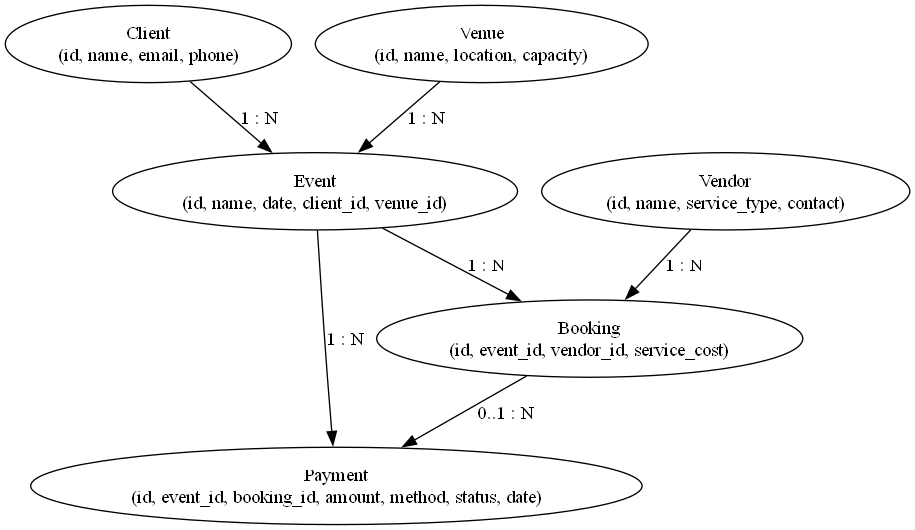

Here is the Python script that generated this plot:
from graphviz import Digraph

# Create a new directed graph
dot = Digraph(comment="Event Management System ER Diagram", format="png")

# Entities (tables)
dot.node("Client", "Client\n(id, name, email, phone)")
dot.node("Venue", "Venue\n(id, name, location, capacity)")
dot.node("Vendor", "Vendor\n(id, name, service_type, contact)")
dot.node("Event", "Event\n(id, name, date, client_id, venue_id)")
dot.node("Booking", "Booking\n(id, event_id, vendor_id, service_cost)")
dot.node("Payment", "Payment\n(id, event_id, booking_id, amount, method, status, date)")

# Relationships
dot.edge("Client", "Event", label="1 : N")
dot.edge("Venue", "Event", label="1 : N")
dot.edge("Event", "Booking", label="1 : N")
dot.edge("Vendor", "Booking", label="1 : N")
dot.edge("Event", "Payment", label="1 : N")
dot.edge("Booking", "Payment", label="0..1 : N")

# Save & render ER diagram
dot.render("diagrams/er_diagram", view=True)
